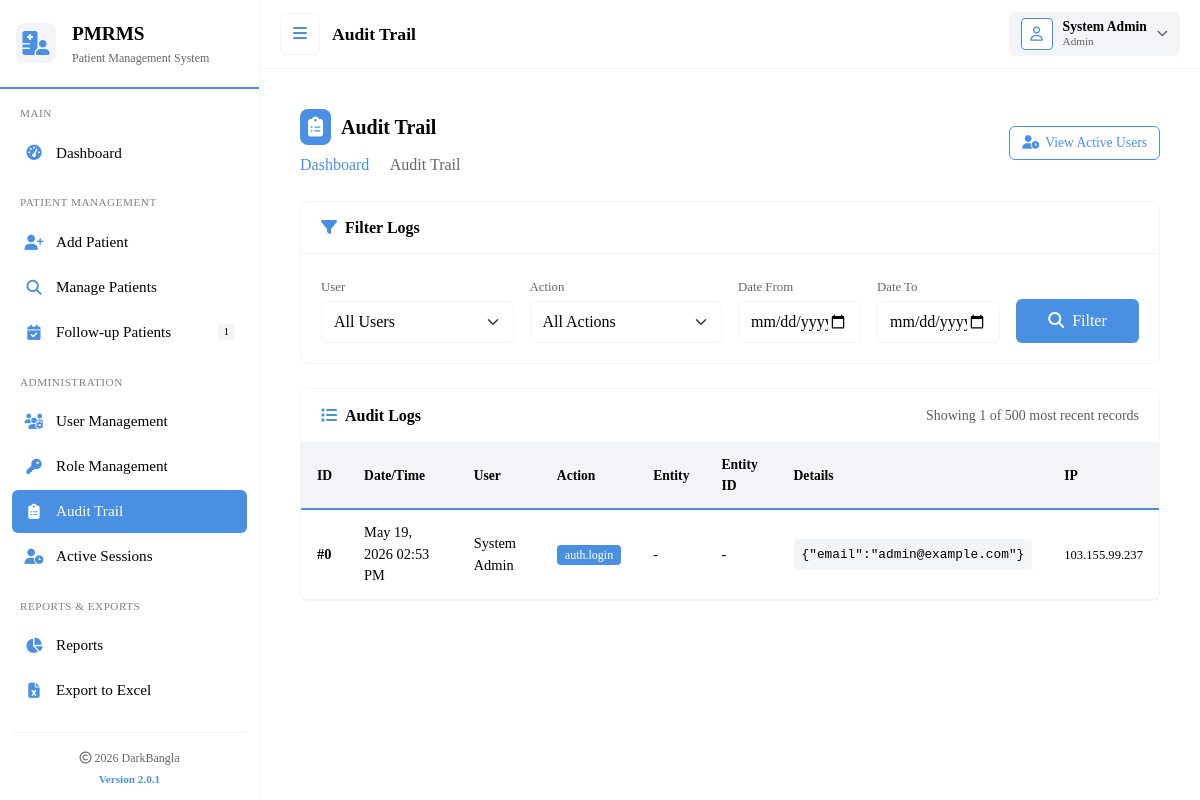
Screenshot of /?r=audit (signed in) with the database file from the repository.
### tables this page shows
CREATE TABLE `users` (
  `id` int(11) NOT NULL,
  `name` varchar(100) NOT NULL,
  `designation` varchar(100) DEFAULT NULL,
  `degree` varchar(100) DEFAULT NULL,
  `phone` varchar(30) DEFAULT NULL,
  `email` varchar(120) NOT NULL,
  `address` varchar(255) DEFAULT NULL,
  `location1` varchar(100) DEFAULT NULL,
  `location2` varchar(100) DEFAULT NULL,
  `location3` varchar(100) DEFAULT NULL,
  `role_type` enum('Admin','Doctor','Medical Staff','Receptionist','Viewer') NOT NULL DEFAULT 'Doctor',
  `password_hash` varchar(255) NOT NULL,
  `is_active` tinyint(1) NOT NULL DEFAULT 1,
  `created_at` timestamp NOT NULL DEFAULT current_timestamp()
);

CREATE TABLE `audit_logs` (
  `id` bigint(20) NOT NULL,
  `user_id` int(11) DEFAULT NULL,
  `action` varchar(100) NOT NULL,
  `entity` varchar(100) DEFAULT NULL,
  `entity_id` bigint(20) DEFAULT NULL,
  `details` longtext DEFAULT NULL CHECK (json_valid(`details`)),
  `ip` varchar(45) DEFAULT NULL,
  `user_agent` varchar(255) DEFAULT NULL,
  `created_at` timestamp NOT NULL DEFAULT current_timestamp()
);

### src/audit/index.php (the view, shortened to what the rows shown need)
<?php
require_once __DIR__.'/../includes/db.php';
require_once __DIR__.'/../includes/auth.php';
require_once __DIR__.'/../includes/permissions.php';
require_once __DIR__.'/../includes/audit.php';
require_once __DIR__.'/../includes/helpers.php';
$date_from = isset($_GET['date_from']) ? $_GET['date_from'] : '';
$date_to = isset($_GET['date_to']) ? $_GET['date_to'] : '';
$sql = "SELECT a.*, u.name as user_name
        FROM audit_logs a
        LEFT JOIN users u ON u.id = a.user_id
        WHERE 1=1";
$params = [];
$sql .= " ORDER BY a.id DESC LIMIT 500";
try {
    $stmt = $pdo->prepare($sql);
    $stmt->execute($params);
    $logs = $stmt->fetchAll();
} catch (PDOException $e) {
    error_log("Error fetching audit logs: " . $e->getMessage());
    $logs = [];
}
include __DIR__.'/../templates/header.php';
?>
<div class="content-wrapper">
    <div class="page-header d-flex justify-content-between align-items-center">
        <div>
            <h5><i class="fa-solid fa-clipboard-list"></i>Audit Trail</h5>
            <nav aria-label="breadcrumb">
                <ol class="breadcrumb">
                    <li class="breadcrumb-item"><a href="?r=dashboard">Dashboard</a></li>
                    <li class="breadcrumb-item active">Audit Trail</li>
                </ol>
            </nav>
        </div>
        <div>
            <a href="?r=audit/active" class="btn-active">
                <i class="fa-solid fa-user-clock"></i> View Active Users
            </a>
        </div>
    </div>
    <div class="filter-card">
        <div class="card-header">
            <h6><i class="fa-solid fa-filter me-2"></i>Filter Logs</h6>
        </div>
        <div class="card-body">
            <form method="get">
                <div class="row g-3">
                    <div class="col-md-3">
                        <label class="form-label">User</label>
                        <select name="user_id" class="form-select">
                            <option value="">All Users</option>
                        </select>
                    </div>
                    <div class="col-md-3">
                        <label class="form-label">Action</label>
                        <select name="action" class="form-select">
                            <option value="">All Actions</option>
                        </select>
                    </div>
                    <div class="col-md-2">
                        <label class="form-label">Date From</label>
                        <input type="date" name="date_from" class="form-control" value="<?=htmlspecialchars($date_from)?>">
                    </div>
                    <div class="col-md-2">
                        <label class="form-label">Date To</label>
                        <input type="date" name="date_to" class="form-control" value="<?=htmlspecialchars($date_to)?>">
                    </div>
                    <div class="col-md-2 d-flex align-items-end">
                        <button type="submit" class="btn-filter">
                            <i class="fa-solid fa-search me-2"></i>Filter
                        </button>
                    </div>
                </div>
            </form>
        </div>
    </div>
    <div class="results-card">
        <div class="card-header d-flex justify-content-between align-items-center">
            <h6><i class="fa-solid fa-list me-2"></i>Audit Logs</h6>
            <span class="text-muted small">
                Showing <?=count($logs)?> of 500 most recent records
            </span>
        </div>
        <div class="table-container">
            <table class="audit-table">
                <thead>
                    <tr>
                        <th>ID</th>
                        <th>Date/Time</th>
                        <th>User</th>
                        <th>Action</th>
                        <th>Entity</th>
                        <th>Entity ID</th>
                        <th>Details</th>
                        <th>IP</th>
                    </tr>
                </thead>
                <tbody>
                    <?php if (!empty($logs)): ?>
                        <?php foreach ($logs as $l):
                            $badge_class = 'badge-info';
                        ?>
                        <tr>
                            <td class="fw-bold">#<?=$l['id']?></td>
                            <td><?=function_exists('format_datetime') ? format_datetime($l['created_at']) : date('Y-m-d H:i:s', strtotime($l['created_at']))?></td>
                            <td><?=htmlspecialchars($l['user_name'] ?? 'System')?></td>
                            <td>
                                <span class="badge <?=$badge_class?>">
                                    <?=htmlspecialchars($l['action'])?>
                                </span>
                            </td>
                            <td><?=htmlspecialchars($l['entity'] ?? '-')?></td>
                            <td><?=$l['entity_id'] ?? '-'?></td>
                            <td>
                                <?php if (!empty($l['details'])): ?>
                                    <?php
                                    $details = json_decode($l['details'], true);
                                    if (json_last_error() === JSON_ERROR_NONE && is_array($details)) {
                                        $preview = json_encode($details);
                                    } else {
                                        $preview = $l['details'];
                                    }
                                    ?>
                                    <pre class="details-preview"><?=htmlspecialchars(substr($preview, 0, 100))?><?=strlen($preview) > 100 ? '...' : ''?></pre>
                                <?php else: ?>
                                    -
                                <?php endif; ?>
                            </td>
                            <td><small><?=htmlspecialchars($l['ip'] ?? '-')?></small></td>
                        </tr>
                        <?php endforeach; ?>
                    <?php endif; ?>
                </tbody>
            </table>
        </div>
    </div>
</div>
<?php include __DIR__.'/../templates/footer.php'; ?>

### src/templates/header.php (shortened to what the rows shown need)
<?php
$configPath = __DIR__ . '/../../config/config.php';
if (file_exists($configPath)) {
    $config = require $configPath;
} else {
    $config = ['app' => ['base_url' => '']];
}
$base = $config['app']['base_url'] ?? '';
$current_user = null;
if (function_exists('user')) {
    $current_user = user();
}
$current_route = $_GET['r'] ?? 'dashboard';
$due_count = 0;
if (isset($pdo) && function_exists('has_permission') && has_permission($pdo, 'menu.patients.followup')) {
    try {
        $due_count = $pdo->query("SELECT COUNT(*) FROM followups WHERE DATE(followup_at) <= DATE(NOW())")->fetchColumn();
    } catch (Exception $e) {
    }
}
?>
<!doctype html>
<html lang="en">
<head>
<link href="https://cdn.jsdelivr.net/npm/bootstrap@5.3.3/dist/css/bootstrap.min.css" rel="stylesheet">
<link href="https://cdnjs.cloudflare.com/ajax/libs/font-awesome/6.5.0/css/all.min.css" rel="stylesheet">
<link href="<?=$base?>/assets/css/app.css" rel="stylesheet">
</head>
<body class="bg-white">
<div class="d-flex">
    <nav id="sidebar">
        <div class="sidebar-header d-flex align-items-center gap-3">
            <div class="logo-icon">
                <i class="fa-solid fa-hospital-user"></i>
            </div>
            <div>
                <div class="logo-text">PMRMS</div>
                <div class="logo-subtext">Patient Management System</div>
            </div>
        </div>
        <div class="sidebar-content">
            <div class="nav-section">
                <div class="nav-section-title">Main</div>
                <ul class="list-unstyled">
                    <li class="nav-item">
                        <a class="nav-link-custom <?= $current_route == 'dashboard' ? 'active' : '' ?>" href="?r=dashboard">
                            <i class="fa-solid fa-gauge-high"></i>
                            <span>Dashboard</span>
                        </a>
                    </li>
                </ul>
            </div>
<?php if (isset($pdo) && function_exists('has_permission') && has_permission($pdo, 'menu.patients')): ?>
<div class="nav-section">
    <div class="nav-section-title">Patient Management</div>
    <ul class="list-unstyled">
        <?php if (has_permission($pdo, 'menu.patients.add') || has_permission($pdo, 'button.patient.add')): ?>
        <li class="nav-item">
            <a class="nav-link-custom <?= (strpos($current_route, 'patients/add') !== false) ? 'active' : '' ?>" href="?r=patients/add">
                <i class="fa-solid fa-user-plus"></i>
                <span>Add Patient</span>
            </a>
        </li>
        <?php endif; ?>
        <?php if (has_permission($pdo, 'menu.patients.manage')): ?>
        <li class="nav-item">
            <a class="nav-link-custom <?= (strpos($current_route, 'patients/manage') !== false) ? 'active' : '' ?>" href="?r=patients/manage">
                <i class="fa-solid fa-magnifying-glass"></i>
                <span>Manage Patients</span>
            </a>
        </li>
        <?php endif; ?>
        <?php if (has_permission($pdo, 'menu.patients.followup')): ?>
        <li class="nav-item">
            <a class="nav-link-custom <?= (strpos($current_route, 'patients/followup') !== false) ? 'active' : '' ?>" href="?r=patients/followup">
                <i class="fa-solid fa-calendar-check"></i>
                <span>Follow-up Patients</span>
                <?php if ($due_count > 0): ?>
                <span class="badge"><?= $due_count ?></span>
                <?php endif; ?>
            </a>
        </li>
        <?php endif; ?>
    </ul>
</div>
<?php endif; ?>
<?php if (isset($pdo) && function_exists('has_permission') && (has_permission($pdo, 'menu.users') ||
          has_permission($pdo, 'menu.roles') ||
          has_permission($pdo, 'menu.audit'))): ?>
<div class="nav-section">
    <div class="nav-section-title">Administration</div>
    <ul class="list-unstyled">
        <?php if (has_permission($pdo, 'menu.users')): ?>
        <li class="nav-item">
            <a class="nav-link-custom <?= (strpos($current_route, 'users') !== false && $current_route != 'users/roles' && $current_route != 'users/role_permissions' && $current_route != 'users/user_permissions') ? 'active' : '' ?>" href="?r=users">
                <i class="fa-solid fa-users-gear"></i>
                <span>User Management</span>
            </a>
        </li>
        <?php endif; ?>
        <?php if (has_permission($pdo, 'menu.roles')): ?>
        <li class="nav-item">
            <a class="nav-link-custom <?= (strpos($current_route, 'users/roles') !== false) ? 'active' : '' ?>" href="?r=users/roles">
                <i class="fa-solid fa-key"></i>
                <span>Role Management</span>
            </a>
        </li>
        <?php endif; ?>
        <?php if (has_permission($pdo, 'menu.audit')): ?>
        <li class="nav-item">
            <a class="nav-link-custom <?= (strpos($current_route, 'audit') !== false && $current_route != 'audit/active') ? 'active' : '' ?>" href="?r=audit">
                <i class="fa-solid fa-clipboard-list"></i>
                <span>Audit Trail</span>
            </a>
        </li>
        <?php endif; ?>
        <?php if (has_permission($pdo, 'menu.audit.sessions')): ?>
        <li class="nav-item">
            <a class="nav-link-custom <?= ($current_route == 'audit/active') ? 'active' : '' ?>" href="?r=audit/active">
                <i class="fa-solid fa-user-clock"></i>
                <span>Active Sessions</span>
            </a>
        </li>
        <?php endif; ?>
    </ul>
</div>
<?php endif; ?>
<?php if (isset($pdo) && function_exists('has_permission') && (has_permission($pdo, 'menu.reports') || has_permission($pdo, 'export.excel'))): ?>
<div class="nav-section">
    <div class="nav-section-title">Reports & Exports</div>
    <ul class="list-unstyled">
        <?php if (has_permission($pdo, 'menu.reports')): ?>
        <li class="nav-item">
            <a class="nav-link-custom <?= (strpos($current_route, 'reports') !== false) ? 'active' : '' ?>" href="?r=reports">
                <i class="fa-solid fa-chart-pie"></i>
                <span>Reports</span>
            </a>
        </li>
        <?php endif; ?>
        <?php if (has_permission($pdo, 'export.excel')): ?>
        <li class="nav-item">
            <a class="nav-link-custom <?= ($current_route == 'exports') ? 'active' : '' ?>" href="?r=exports">
                <i class="fa-solid fa-file-excel"></i>
                <span>Export to Excel</span>
            </a>
        </li>
        <?php endif; ?>
    </ul>
</div>
<?php endif; ?>
        <div class="sidebar-footer">
            <div class="footer-copyright">
                <i class="fa-regular fa-copyright"></i> <?=date('Y')?> DarkBangla
            </div>
            <div class="footer-version">
                Version 2.0.1
            </div>
        </div>
    </nav>
    <div class="main-content">
        <nav class="top-nav d-flex justify-content-between align-items-center">
            <div class="d-flex align-items-center">
                <button class="toggle-btn" id="toggleSidebar">
                    <i class="fa-solid fa-bars"></i>
                </button>
                <span class="page-title">
                    <?php
                    $titles = [
                        'dashboard' => 'Dashboard',
                        'patients/add' => 'Add Patient',
                        'patients/manage' => 'Manage Patients',
                        'patients/followup' => 'Follow-up Patients',
                        'patients/profile' => 'Patient Profile',
                        'patients/view' => 'Patient Details',
                        'patients/edit' => 'Edit Patient',
                        'users' => 'User Management',
                        'users/form' => 'User Form',
                        'users/roles' => 'Role Management',
                        'users/role_permissions' => 'Role Permissions',
                        'users/user_permissions' => 'User Permissions',
                        'audit' => 'Audit Trail',
                        'audit/active' => 'Active Users',
                        'reports' => 'Reports',
                        'exports' => 'Export Data',
                        'profile' => 'My Profile',
                    ];
                    echo $titles[$current_route] ?? 'Dashboard';
                    ?>
                </span>
            </div>
            <div class="user-menu">
                <div class="dropdown">
                    <div class="user-info" data-bs-toggle="dropdown" aria-expanded="false">
                        <div class="user-avatar">
                            <i class="fa-regular fa-user"></i>
                        </div>
                        <div class="user-details">
                            <div class="user-name"><?=htmlspecialchars($current_user['name'] ?? 'User')?></div>
                            <div class="user-role"><?=htmlspecialchars($current_user['role_type'] ?? '')?></div>
                        </div>
                        <i class="fa-solid fa-chevron-down" style="font-size: 0.7rem; color: var(--black); opacity: 0.6;"></i>
                    </div>
                </div>
            </div>
        </nav>
        <main class="content-wrapper">

### rows the page displays
users: name "System Admin", role_type "Admin"
audit_logs: id "0", created_at "May 19, 2026 02:53 PM", user.name "System Admin", action "auth.login", entity "-", details "{\"email\":\"admin@example.com\"}", ip "103.155.99.237"

### other values shown
$due_count "1"
$titles[$current_route] "Audit Trail"
count($logs) "1"
